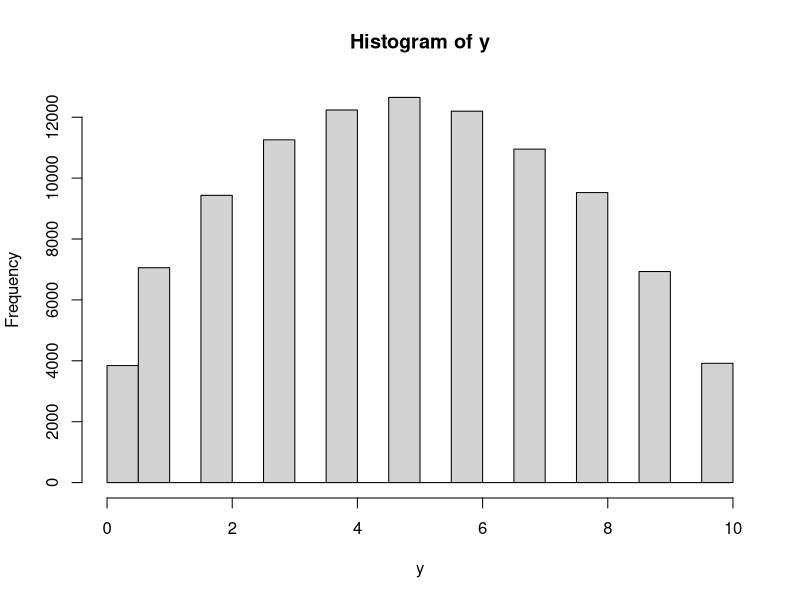

Here is the R script that generated this plot:
# Hierarchy model: first step is to simulate phi from Beta(2,3),
# then simulate y from Bin(10,phi)

m <- 1e5 # that is equal to m <- 100000

# create an empty zeros float arrays (vectors)
y <- numeric(m)
phi <- numeric(m)

for (i in 1:m) {
    phi[i] <- rbeta(1, shape1 = 2.0, shape2 = 2.0)
    y[i] <- rbinom(1, size = 10, prob = phi[i])
}

# loops in R are slow, use vectorised form instead:
phi <- rbeta(m, shape1 = 2.0, shape2 = 2.0)
y <- rbinom(m, size = 10, prob = phi)

hist(y)